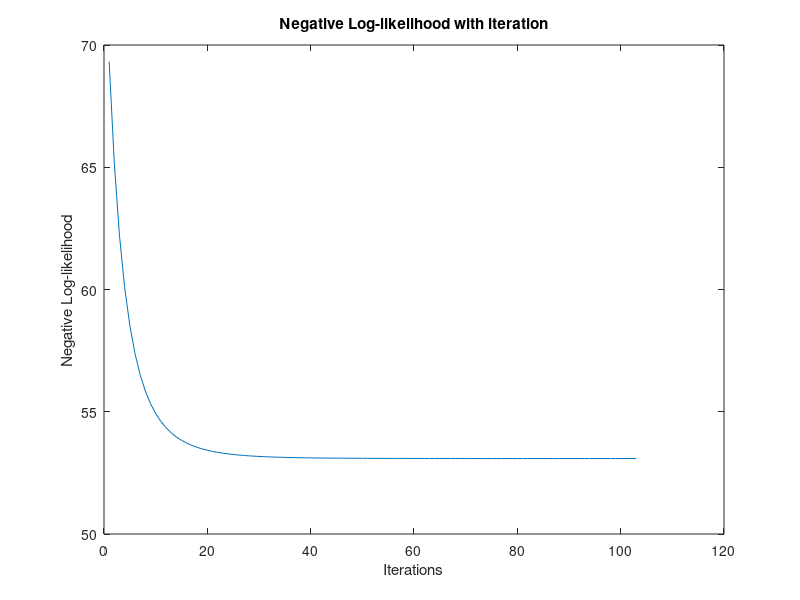

Reproduce this figure in MATLAB.
%% Logistic Regression
%
clc;
clear;
close all;
% Type of target: options=1 for binary target, options=2 for multi-class
options = 1;
d = 3;
max_iter = 450;
eta = 0.5;
% This is for 3 class regression
c = 3;
%% Import training data
% They both include four columns. 
% The first column coded the target variable of ?apply to graduate school?,
% unlikely (0), or  likely (1) in the binary data,  and  unlikely (0), somewhat
% likely (1), or very likely (2) in the 3-class data.
% The other three columns are three variables as follows:
% 1.parent, which is a 0/1 variable indicating whether at least one parent 
% has a graduate degree; 
% 2.public, which is a 0/1 variable where 1 indicates that the undergraduate 
% institution is a public university and 0 indicates that it is a private university, 
% 3.gpa, which is the student's grade point average.  
%  
% In other words, each undergraduate student is described by  x, which is a 
% 3-dim vector.  Can we make a prediction of his/her target t=?

if options == 1
    train = importdata('logreg_data_binary.txt');
elseif options == 2
    train = importdata('logreg_data_3class.txt');
end
% Normalization
x0 = train(:,2:4);
t = train(:,1);
n = size(x0,1);
x = (x0-repmat(mean(x0),n,1))./repmat(std(x0),n,1);
x = [ones(n,1) x];
norm_param = [mean(x0); std(x0)];

%% Training by Gradient Descent
if options == 1
    W = zeros(d+1,1);
    W_threshold = repmat(0.0001, d+1, 1);
elseif options == 2
    wc0 = zeros(d+1,1);  % [w0 w1 w2 w3]
    wc1 = zeros(d+1,1);
    wc2 = zeros(d+1,1);
    WWW = [wc0 wc1 wc2];
    WWW_threshold = repmat(0.0001, d+1, 3);
    y = zeros(n,c);
    for i=1:n
        y(i,t(i)+1) = 1;
    end
end


for iter=1:max_iter
    if options == 1
        % Train W
        W_prev = W;
        mu = 1./(1+exp(-(W'*x')'));
        grad = ((mu-t)'*x)';
        W = W - eta./n*grad;
        NLL(iter) = -sum(t.*log(mu)+(1-t).*log(1-mu));
        if abs(W_prev - W) < W_threshold
            break;
        end
    elseif options == 2
        % Train WWW
        WWW_prev = WWW;
        mu = exp(WWW'*x')'./repmat(sum(exp(WWW'*x')',2),1,c);
        wc0 = wc0-eta./n*((mu(:,1)-y(:,1))'*x)';
        wc1 = wc1-eta./n*((mu(:,2)-y(:,2))'*x)';
        wc2 = wc2-eta./n*((mu(:,3)-y(:,3))'*x)';
        WWW = [wc0 wc1 wc2];
        NLL(iter) = -sum(sum(y'.*(WWW'*x'))'-log(sum(exp(WWW'*x')',2)));
        if abs(WWW_prev - WWW) < WWW_threshold
            break;
        end
    end
    
end

%% Testing
if options == 1
    test = importdata('test_data_binary.txt');
elseif options == 2
    test = importdata('test_data_3class.txt');
end
% Normalization
x0 = test(:,2:4);
t = test(:,1);
n = size(x0,1);
x = (x0-repmat(norm_param(1,:),n,1))./repmat(norm_param(2,:),n,1);
x = [ones(n,1) x];

if options == 1
    t_hat = 1./(1+exp(-W'*x')');
    t_pred = zeros(size(t));
    t_idx = find(t_hat>=0.5);
    t_pred(t_idx) = ones(size(t_idx));    
elseif options == 2
    t_hat = exp(WWW'*x')';
    [max,t_idx] = max(t_hat,[],2);
    t_pred = t_idx-ones(size(t_idx));
end

%% Results
plot(NLL);
title('Negative Log-likelihood with iteration');
xlabel('Iterations');
ylabel('Negative Log-likelihood');
true_idx = find((t_pred - t)==0);
right_ratio = size(true_idx,1)/n;

if options == 1
    fprintf('\nCoefficient W:\n');
    W
elseif options == 2
    fprintf('\nCoefficient W:\n');
    WWW
end
fprintf('\n Ratio of correctly predicted targets:\n');
right_ratio

